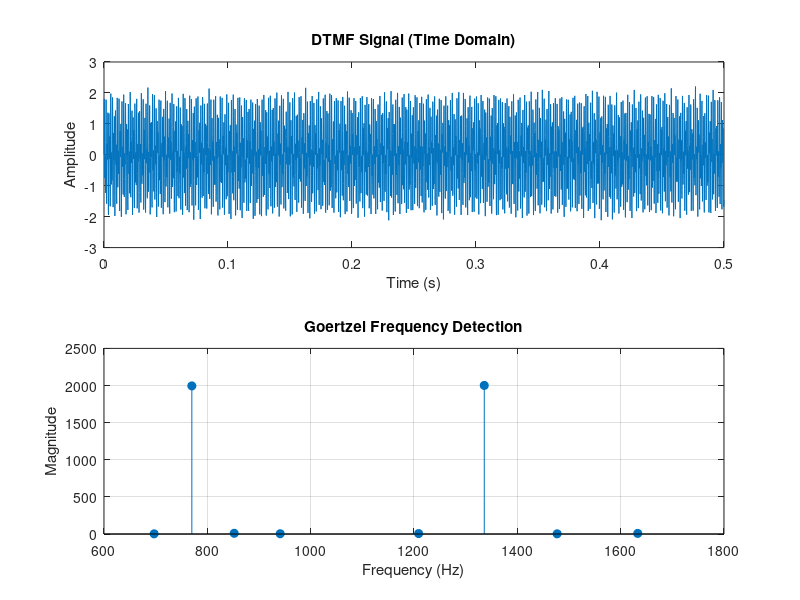

This chart was generated by the following MATLAB code:
% DTMF Decoder in MATLAB
clear all; close all; clc;

% Sampling parameters
Fs = 8000;          % Sampling frequency (Hz)
duration = 0.5;     % Duration of each tone (s)
t = 0:1/Fs:duration-1/Fs; % Time vector

% DTMF frequencies (Hz)
row_freqs = [697, 770, 852, 941];
col_freqs = [1209, 1336, 1477, 1633];

% Keypad mapping
keys = ['1','2','3','A';
        '4','5','6','B';
        '7','8','9','C';
        '*','0','#','D'];

% Generate a test DTMF signal (e.g., '5' = 770Hz + 1336Hz)
row_freq = 770;     % Change to test different keys
col_freq = 1336;
dtmf_signal = sin(2*pi*row_freq*t) + sin(2*pi*col_freq*t);

% Add noise (optional)
noise = 0.1*randn(size(t));
dtmf_signal = dtmf_signal + noise;

% Play the tone (optional)
sound(dtmf_signal, Fs);
pause(duration + 0.5);

% Goertzel Algorithm for frequency detection
function mag = goertzel(signal, target_freq, Fs)
    N = length(signal);
    k = round(target_freq * N / Fs);
    w = 2 * pi * k / N;
    cosine = cos(w);
    sine = sin(w);
    coeff = 2 * cosine;
    
    q1 = 0;
    q2 = 0;
    
    for n = 1:N
        q0 = coeff * q1 - q2 + signal(n);
        q2 = q1;
        q1 = q0;
    end
    
    real_part = q1 - q2 * cosine;
    imag_part = q2 * sine;
    mag = sqrt(real_part^2 + imag_part^2);
end

% Detect row and column frequencies
row_mags = zeros(1,4);
col_mags = zeros(1,4);

for i = 1:4
    row_mags(i) = goertzel(dtmf_signal, row_freqs(i), Fs);
    col_mags(i) = goertzel(dtmf_signal, col_freqs(i), Fs);
end

% Find the strongest frequencies
[~, row_idx] = max(row_mags);
[~, col_idx] = max(col_mags);

% Decode the key
decoded_key = keys(row_idx, col_idx);
disp(['Detected Key: ', decoded_key]);

% Plot the results
figure;
subplot(2,1,1);
plot(t, dtmf_signal);
title('DTMF Signal (Time Domain)');
xlabel('Time (s)');
ylabel('Amplitude');

subplot(2,1,2);
stem([row_freqs, col_freqs], [row_mags, col_mags], 'filled');
title('Goertzel Frequency Detection');
xlabel('Frequency (Hz)');
ylabel('Magnitude');
grid on;